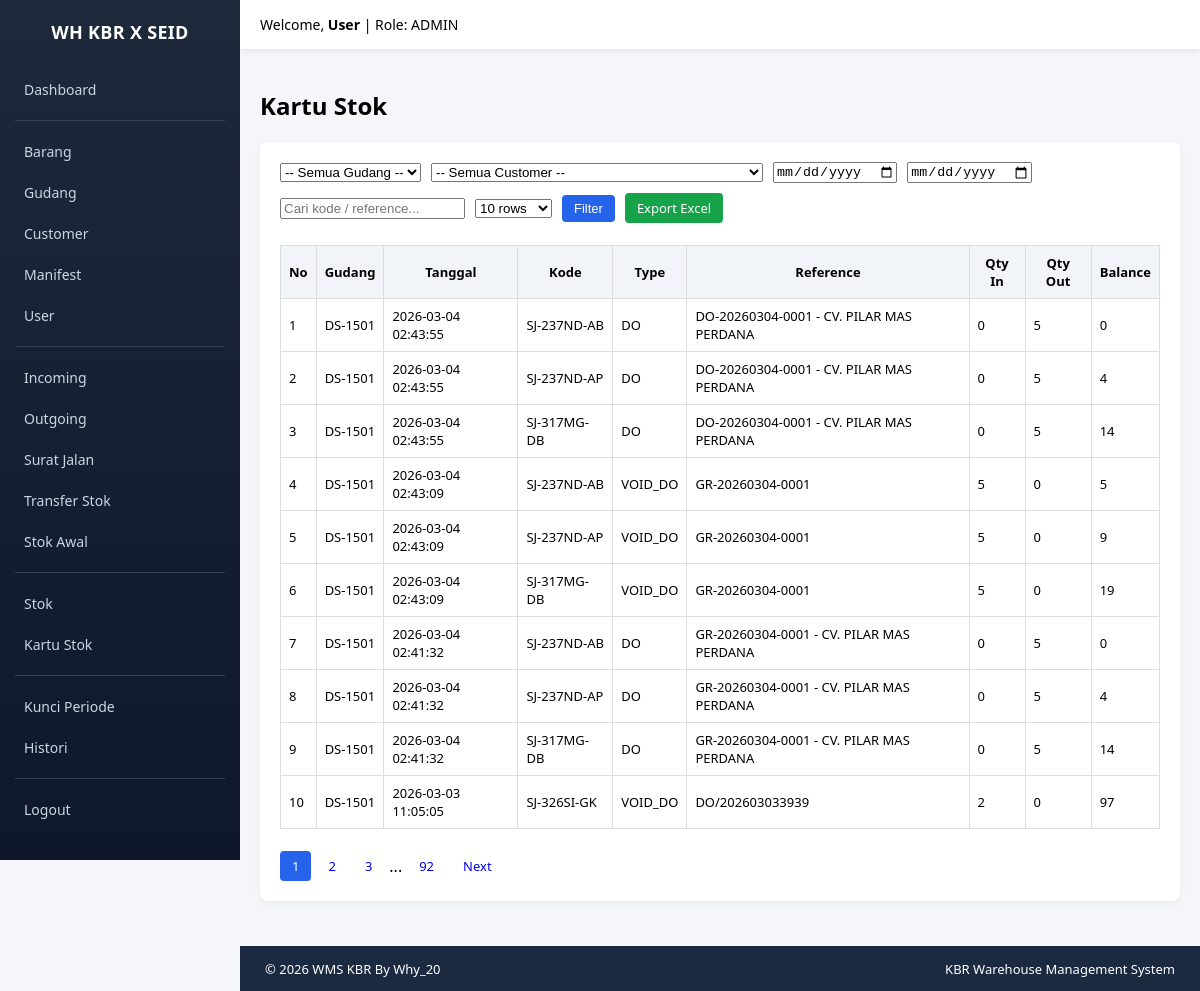
The page /index.php?module=reports&action=stock_card (signed in) on the database its author committed.
### tables this page shows
CREATE TABLE `stock_cards` (
  `id` int NOT NULL,
  `warehouse_id` int DEFAULT NULL,
  `item_id` int DEFAULT NULL,
  `transaction_type` varchar(50) DEFAULT NULL,
  `reference_number` varchar(100) DEFAULT NULL,
  `qty_in` int DEFAULT '0',
  `qty_out` int DEFAULT '0',
  `balance_after` int DEFAULT '0',
  `created_at` timestamp NOT NULL DEFAULT CURRENT_TIMESTAMP,
  `opening_batch_id` int DEFAULT NULL
);

CREATE TABLE `warehouses` (
  `id` int NOT NULL,
  `name` varchar(100) NOT NULL,
  `address` text,
  `capacity_cbm` decimal(12,2) DEFAULT '0.00',
  `is_active` tinyint(1) DEFAULT '1',
  `is_deleted` tinyint(1) DEFAULT '0',
  `created_at` datetime DEFAULT CURRENT_TIMESTAMP,
  `deleted_at` datetime DEFAULT NULL
);

CREATE TABLE `items` (
  `id` int NOT NULL,
  `item_code` varchar(100) DEFAULT NULL,
  `item_name` varchar(150) DEFAULT NULL,
  `cbm` decimal(15,2) DEFAULT '0.00',
  `minimum_stock` int DEFAULT '0',
  `is_active` tinyint(1) DEFAULT '1',
  `created_at` timestamp NOT NULL DEFAULT CURRENT_TIMESTAMP,
  `is_deleted` tinyint(1) DEFAULT '0',
  `deleted_at` datetime DEFAULT NULL
);

CREATE TABLE `customers` (
  `id` int NOT NULL,
  `customer_code` varchar(50) DEFAULT NULL,
  `customer_name` varchar(150) DEFAULT NULL,
  `address` text,
  `phone` varchar(50) DEFAULT NULL,
  `is_active` tinyint(1) DEFAULT '1',
  `created_at` timestamp NOT NULL DEFAULT CURRENT_TIMESTAMP,
  `deleted_at` datetime DEFAULT NULL
);

### modules/reports/stock_card.php (the view, shortened to what this page needs)
<?php
global $conn;
require BASE_PATH."/modules/layout/sidebar.php";
$warehouse_id = $_GET['warehouse_id'] ?? '';
$customer_id  = $_GET['customer_id'] ?? '';
$search       = $_GET['search'] ?? '';
$limit        = $_GET['limit'] ?? 10;
$page         = isset($_GET['page']) ? (int)$_GET['page'] : 1;
$date_from    = $_GET['date_from'] ?? '';
$date_to      = $_GET['date_to'] ?? '';
$allowedLimit = [10,25,50,100];
$offset = ($page - 1) * $limit;
$where = "WHERE 1=1";
$totalQuery=mysqli_query($conn,"
SELECT COUNT(*) as total
FROM stock_cards sc
JOIN items i ON sc.item_id=i.id
JOIN warehouses w ON sc.warehouse_id=w.id
LEFT JOIN delivery_orders d ON sc.reference_number=d.do_number
$where
");
$totalData=mysqli_fetch_assoc($totalQuery)['total'];
$totalPages=ceil($totalData/$limit);
$query=mysqli_query($conn,"
SELECT
    sc.*,
    w.name as warehouse_name,
    i.item_code,
    d.customer_id,
    c.customer_name
FROM stock_cards sc
JOIN items i ON sc.item_id=i.id
JOIN warehouses w ON sc.warehouse_id=w.id
LEFT JOIN delivery_orders d ON sc.reference_number=d.do_number
LEFT JOIN customers c ON d.customer_id=c.id
$where
ORDER BY sc.created_at DESC
LIMIT $limit OFFSET $offset
");
?>
<h2>Kartu Stok</h2>
<div class="card">
<form method="GET" style="display:flex;gap:10px;flex-wrap:wrap;align-items:center;">
<select name="warehouse_id">
<option value="">-- Semua Gudang --</option>
</select>
<select name="customer_id">
<option value="">-- Semua Customer --</option>
</select>
<input type="date" name="date_from" value="<?= $date_from ?>">
<input type="date" name="date_to" value="<?= $date_to ?>">
<input type="text" name="search"
placeholder="Cari kode / reference..."
value="<?= $search ?>">
<select name="limit">
<?php foreach($allowedLimit as $l){ ?>
<option value="<?= $l ?>" <?= $limit==$l?'selected':'' ?>>
<?= $l ?> rows
</option>
<?php } ?>
</select>
<button class="btn btn-primary">Filter</button>
<a class="btn btn-success"
href="index.php?module=reports&action=export_stock_card&warehouse_id=<?= $warehouse_id ?>&customer_id=<?= $customer_id ?>&search=<?= $search ?>">
Export Excel
</a>
</form>
<br>
<table>
<tr>
<th>No</th>
<th>Gudang</th>
<th>Tanggal</th>
<th>Kode</th>
<th>Type</th>
<th>Reference</th>
<th>Qty In</th>
<th>Qty Out</th>
<th>Balance</th>
</tr>
<?php
$no=$offset+1;
while($row=mysqli_fetch_assoc($query)){
$reference_display = $row['reference_number'];
if($row['transaction_type']=='DO' && !empty($row['customer_name'])){
    $reference_display .= " - ".$row['customer_name'];
}
?>
<tr>
<td><?= $no++; ?></td>
<td><?= $row['warehouse_name']; ?></td>
<td><?= $row['created_at']; ?></td>
<td><?= $row['item_code']; ?></td>
<td><?= $row['transaction_type']; ?></td>
<td><?= $reference_display; ?></td>
<td><?= $row['qty_in']; ?></td>
<td><?= $row['qty_out']; ?></td>
<td><?= $row['balance_after']; ?></td>
</tr>
<?php } ?>
</table>
<br>
<?php if($totalPages>1){ ?>
<?php
$range = 2;
$start = max(1, $page - $range);
$end   = min($totalPages, $page + $range);
$baseUrl = "index.php?module=reports&action=stock_card"
    ."&warehouse_id=$warehouse_id"
    ."&customer_id=$customer_id"
    ."&search=$search"
    ."&limit=$limit"
    ."&date_from=$date_from"
    ."&date_to=$date_to";
?>
<div style="display:flex;gap:5px;flex-wrap:wrap;align-items:center;">
<?php for($i=$start;$i<=$end;$i++){ ?>
<a class="btn <?= $i==$page?'btn-primary':'' ?>"
href="<?= $baseUrl ?>&page=<?= $i ?>">
<?= $i ?>
</a>
<?php } ?>
<?php if($end<$totalPages){ ?>
<?php if($end<$totalPages-1){ ?><span>...</span><?php } ?>
<a class="btn" href="<?= $baseUrl ?>&page=<?= $totalPages ?>">
<?= $totalPages ?>
</a>
<?php } ?>
<?php if($page<$totalPages){ ?>
<a class="btn"
href="<?= $baseUrl ?>&page=<?= $page+1 ?>">Next</a>
<?php } ?>
</div>
<?php } ?>
</div>
</div></body></html>

### modules/layout/sidebar.php (style rules this page uses)
body { margin:0; font-family:Segoe UI, Tahoma, sans-serif; background:#f4f6f9; }
.card { background:white; padding:20px; border-radius:8px; box-shadow:0 2px 8px rgba(0,0,0,0.05); margin-bottom:20px; }
.btn { padding:6px 12px; border:none; border-radius:4px; cursor:pointer; text-decoration:none; font-size:13px; }
.btn-primary { background:#2563eb;color:white; }
.btn-success { background:#16a34a;color:white; }
table { width:100%; border-collapse:collapse; }
table th,table td { border:1px solid #ddd; padding:8px; font-size:13px; }
table th { background:#f1f5f9; }

### rows shown on the page
stock_cards: warehouse.name "DS-1501", created_at "2026-03-04 02:43:55", item.item_code "SJ-237ND-AB", transaction_type "DO", reference_number.customer_name "DO-20260304-0001 - CV. PILAR MAS PERDANA", qty_in "0", qty_out "5", balance_after "0"
stock_cards: warehouse.name "DS-1501", created_at "2026-03-04 02:43:55", item.item_code "SJ-237ND-AP", transaction_type "DO", reference_number.customer_name "DO-20260304-0001 - CV. PILAR MAS PERDANA", qty_in "0", qty_out "5", balance_after "4"
stock_cards: warehouse.name "DS-1501", created_at "2026-03-04 02:43:55", item.item_code "SJ-317MG-DB", transaction_type "DO", reference_number.customer_name "DO-20260304-0001 - CV. PILAR MAS PERDANA", qty_in "0", qty_out "5", balance_after "14"
stock_cards: warehouse.name "DS-1501", created_at "2026-03-04 02:43:09", item.item_code "SJ-237ND-AB", transaction_type "VOID_DO", reference_number "GR-20260304-0001", qty_in "5", qty_out "0", balance_after "5"
stock_cards: warehouse.name "DS-1501", created_at "2026-03-04 02:43:09", item.item_code "SJ-237ND-AP", transaction_type "VOID_DO", reference_number "GR-20260304-0001", qty_in "5", qty_out "0", balance_after "9"
stock_cards: warehouse.name "DS-1501", created_at "2026-03-04 02:43:09", item.item_code "SJ-317MG-DB", transaction_type "VOID_DO", reference_number "GR-20260304-0001", qty_in "5", qty_out "0", balance_after "19"
stock_cards: warehouse.name "DS-1501", created_at "2026-03-04 02:41:32", item.item_code "SJ-237ND-AB", transaction_type "DO", reference_number.customer_name "GR-20260304-0001 - CV. PILAR MAS PERDANA", qty_in "0", qty_out "5", balance_after "0"
stock_cards: warehouse.name "DS-1501", created_at "2026-03-04 02:41:32", item.item_code "SJ-237ND-AP", transaction_type "DO", reference_number.customer_name "GR-20260304-0001 - CV. PILAR MAS PERDANA", qty_in "0", qty_out "5", balance_after "4"
stock_cards: warehouse.name "DS-1501", created_at "2026-03-04 02:41:32", item.item_code "SJ-317MG-DB", transaction_type "DO", reference_number.customer_name "GR-20260304-0001 - CV. PILAR MAS PERDANA", qty_in "0", qty_out "5", balance_after "14"
stock_cards: warehouse.name "DS-1501", created_at "2026-03-03 11:05:05", item.item_code "SJ-326SI-GK", transaction_type "VOID_DO", reference_number "DO/202603033939", qty_in "2", qty_out "0", balance_after "97"

### other values the page prints
$user "User"
$role "ADMIN"
$totalPages "92"
$GLOBALS['__footer_html'] "© 2026 WMS KBR By Why_20 KBR Warehouse Management System"
form field limit "10 rows"
